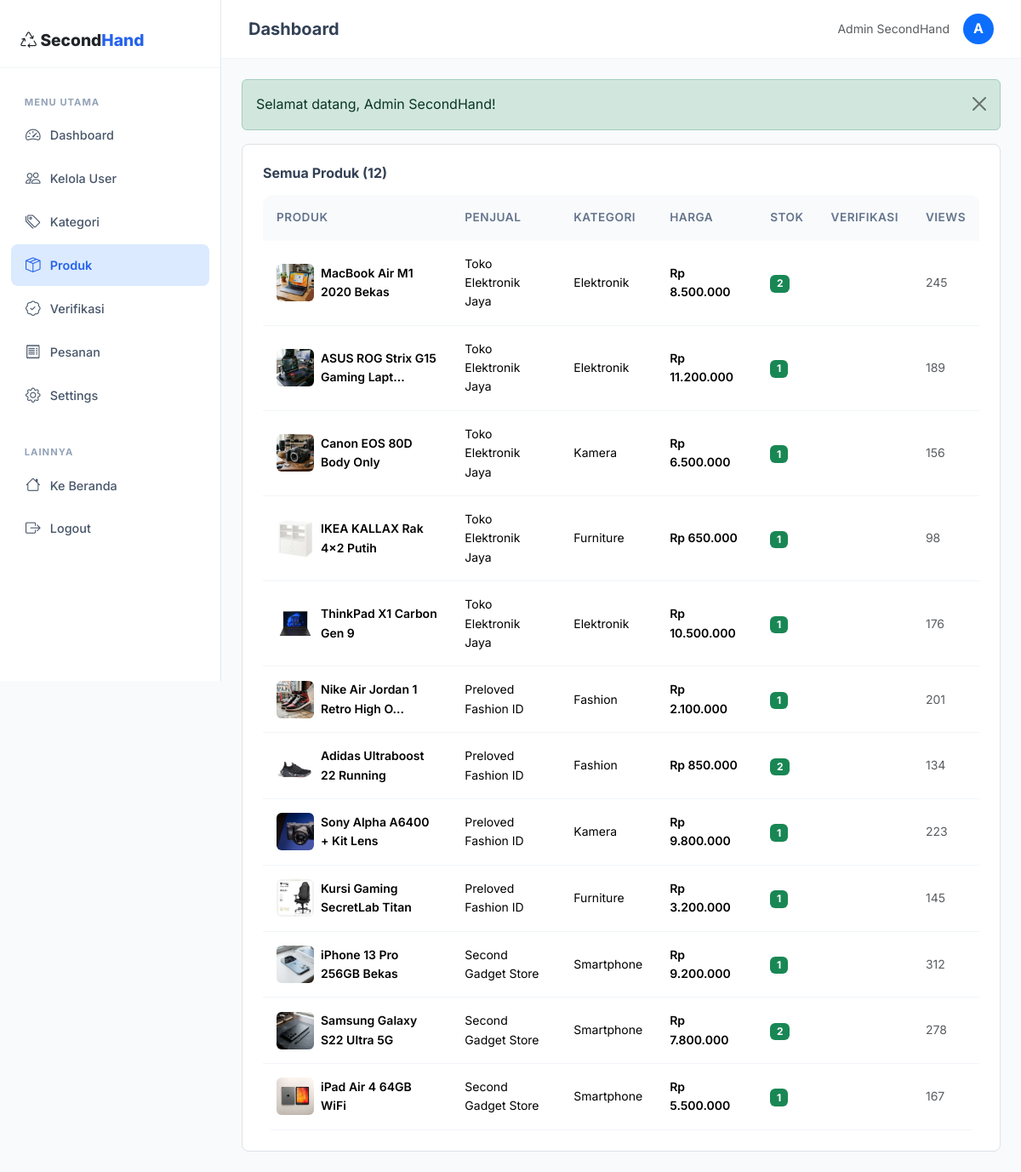
/index.php?page=admin_products (signed in), run on the app's committed database.
### tables this page shows
CREATE TABLE `products` (
  `id` INT(11) NOT NULL AUTO_INCREMENT,
  `seller_id` INT(11) NOT NULL,
  `category_id` INT(11) NOT NULL,
  `name` VARCHAR(200) NOT NULL,
  `slug` VARCHAR(220) NOT NULL UNIQUE,
  `description` TEXT NOT NULL,
  `price` DECIMAL(15,2) NOT NULL,
  `original_price` DECIMAL(15,2) DEFAULT NULL,
  `stock` INT(11) NOT NULL DEFAULT 1,
  `condition_status` ENUM('like_new','good','fair') NOT NULL DEFAULT 'good',
  `weight` INT(11) DEFAULT 1000 COMMENT 'dalam gram',
  `images` TEXT DEFAULT NULL COMMENT 'JSON array of image filenames',
  `verification_status` ENUM('pending','approved','rejected') NOT NULL DEFAULT 'pending',
  `verification_note` TEXT DEFAULT NULL,
  `is_active` TINYINT(1) NOT NULL DEFAULT 1,
  `view_count` INT(11) DEFAULT 0,
  `created_at` TIMESTAMP DEFAULT CURRENT_TIMESTAMP,
  `updated_at` TIMESTAMP DEFAULT CURRENT_TIMESTAMP ON UPDATE CURRENT_TIMESTAMP,
  PRIMARY KEY (`id`),
  KEY `fk_product_seller` (`seller_id`),
  KEY `fk_product_category` (`category_id`),
  CONSTRAINT `fk_product_seller` FOREIGN KEY (`seller_id`) REFERENCES `users`(`id`) ON DELETE CASCADE,
  CONSTRAINT `fk_product_category` FOREIGN KEY (`category_id`) REFERENCES `categories`(`id`) ON DELETE CASCADE
);

CREATE TABLE `users` (
  `id` INT(11) NOT NULL AUTO_INCREMENT,
  `name` VARCHAR(100) NOT NULL,
  `email` VARCHAR(100) NOT NULL UNIQUE,
  `password` VARCHAR(255) NOT NULL,
  `phone` VARCHAR(20) DEFAULT NULL,
  `address` TEXT DEFAULT NULL,
  `avatar` VARCHAR(255) DEFAULT 'default.png',
  `role` ENUM('buyer','seller','admin') NOT NULL DEFAULT 'buyer',
  `is_active` TINYINT(1) NOT NULL DEFAULT 1,
  `created_at` TIMESTAMP DEFAULT CURRENT_TIMESTAMP,
  `updated_at` TIMESTAMP DEFAULT CURRENT_TIMESTAMP ON UPDATE CURRENT_TIMESTAMP,
  PRIMARY KEY (`id`)
);

CREATE TABLE `categories` (
  `id` INT(11) NOT NULL AUTO_INCREMENT,
  `name` VARCHAR(100) NOT NULL,
  `slug` VARCHAR(100) NOT NULL UNIQUE,
  `icon` VARCHAR(50) DEFAULT 'bi-tag',
  `description` TEXT DEFAULT NULL,
  `is_active` TINYINT(1) NOT NULL DEFAULT 1,
  `created_at` TIMESTAMP DEFAULT CURRENT_TIMESTAMP,
  PRIMARY KEY (`id`)
);

### src/config/helpers.php (called while the page is built, shortened)
<?php
function e($string) {
    return htmlspecialchars($string ?? '', ENT_QUOTES, 'UTF-8');
}
function formatRupiah($amount) {
    return 'Rp ' . number_format($amount, 0, ',', '.');
}
function productImage($filename) {
    return BASE_URL . '/src/uploads/products/' . $filename;
}
function truncate($text, $length = 100) {
    if (strlen($text) <= $length) return $text;
    return substr($text, 0, $length) . '...';
}

### src/views/admin/products.php (the view, shortened to what this page needs)
<?php
$db = getDB();
$products = $db->query("SELECT p.*, u.name as seller_name, c.name as category_name FROM products p JOIN users u ON p.seller_id = u.id JOIN categories c ON p.category_id = c.id ORDER BY p.created_at DESC")->fetchAll();
?>
<div class="bg-white rounded-3 border p-4">
    <h6 class="fw-bold mb-3">Semua Produk (<?= count($products) ?>)</h6>
    <div class="table-responsive">
        <table class="table table-custom mb-0">
            <thead><tr><th>Produk</th><th>Penjual</th><th>Kategori</th><th>Harga</th><th>Stok</th><th>Verifikasi</th><th>Views</th></tr></thead>
            <tbody>
            <?php foreach ($products as $p):
                $imgs = json_decode($p['images'], true);
            ?>
            <tr>
                <td><div class="d-flex align-items-center gap-2">
                    <img src="<?= productImage(!empty($imgs)?$imgs[0]:'') ?>" class="rounded" style="width:44px;height:44px;object-fit:cover">
                    <div class="fw-semibold small"><?= e(truncate($p['name'], 30)) ?></div>
                </div></td>
                <td class="small"><?= e($p['seller_name']) ?></td>
                <td class="small"><?= e($p['category_name']) ?></td>
                <td class="small fw-semibold"><?= formatRupiah($p['price']) ?></td>
                <td><span class="badge bg-<?= $p['stock']>0?'success':'danger' ?>"><?= $p['stock'] ?></span></td>
                <td><?= verificationLabel($p['verification_status']) ?></td>
                <td class="small text-muted"><?= $p['view_count'] ?></td>
            </tr>
            <?php endforeach; ?>
            </tbody>
        </table>
    </div>
</div>

### src/assets/css/style.css (style rules this page uses)
:root { --primary: #2563eb; --primary-dark: #1d4ed8; --primary-light: #dbeafe; --secondary: #1e293b; --accent: #0ea5e9; --success: #10b981; --warning: #f59e0b; --danger: #ef4444; --dark: #0f172a; --gray-900: #1e293b; --gray-800: #334155; --gray-700: #475569; --gray-600: #64748b; --gray-500: #94a3b8; --gray-400: #cbd5e1; --gray-300: #e2e8f0; --gray-200: #f1f5f9; --gray-100: #f8fafc; --white: #ffffff; --shadow-sm: 0 1px 2px rgba(0, 0, 0, 0.05); --shadow: 0 1px 3px rgba(0, 0, 0, 0.1), 0 1px 2px rgba(0, 0, 0, 0.06); --shadow-md: 0 4px 6px -1px rgba(0, 0, 0, 0.1), 0 2px 4px -1px rgba(0, 0, 0, 0.06); --shadow-lg: 0 10px 15px -3px rgba(0, 0, 0, 0.1), 0 4px 6px -2px rgba(0, 0, 0, 0.05); --shadow-xl: 0 20px 25px -5px rgba(0, 0, 0, 0.1), 0 10px 10px -5px rgba(0, 0, 0, 0.04); --radius: 12px; --radius-sm: 8px; --radius-lg: 16px; --transition: all 0.3s cubic-bezier(0.4, 0, 0.2, 1); }
*, *::before, *::after { box-sizing: border-box; }
body { font-family: 'Inter', sans-serif; background-color: var(--gray-100); color: var(--gray-800); line-height: 1.6; -webkit-font-smoothing: antialiased; }
.table-custom { border-radius: var(--radius); overflow: hidden; }
.table-custom thead th { background: var(--gray-100); font-weight: 600; font-size: 0.85rem; text-transform: uppercase; letter-spacing: 0.5px; color: var(--gray-600); border: none; padding: 1rem; }
.table-custom tbody td { padding: 1rem; vertical-align: middle; border-color: var(--gray-200); }

### data on the page
products: shows a picture, name "MacBook Air M1 2020 Bekas", seller.name "Toko Elektronik Jaya", category.name "Elektronik", price "Rp 8.500.000", stock "2", view_count "245"
products: shows a picture, name "ASUS ROG Strix G15 Gaming Lapt...", seller.name "Toko Elektronik Jaya", category.name "Elektronik", price "Rp 11.200.000", stock "1", view_count "189"
products: shows a picture, name "Canon EOS 80D Body Only", seller.name "Toko Elektronik Jaya", category.name "Kamera", price "Rp 6.500.000", stock "1", view_count "156"
products: shows a picture, name "IKEA KALLAX Rak 4x2 Putih", seller.name "Toko Elektronik Jaya", category.name "Furniture", price "Rp 650.000", stock "1", view_count "98"
products: shows a picture, name "ThinkPad X1 Carbon Gen 9", seller.name "Toko Elektronik Jaya", category.name "Elektronik", price "Rp 10.500.000", stock "1", view_count "176"
products: shows a picture, name "Nike Air Jordan 1 Retro High O...", seller.name "Preloved Fashion ID", category.name "Fashion", price "Rp 2.100.000", stock "1", view_count "201"
products: shows a picture, name "Adidas Ultraboost 22 Running", seller.name "Preloved Fashion ID", category.name "Fashion", price "Rp 850.000", stock "2", view_count "134"
products: shows a picture, name "Sony Alpha A6400 + Kit Lens", seller.name "Preloved Fashion ID", category.name "Kamera", price "Rp 9.800.000", stock "1", view_count "223"
products: shows a picture, name "Kursi Gaming SecretLab Titan", seller.name "Preloved Fashion ID", category.name "Furniture", price "Rp 3.200.000", stock "1", view_count "145"
products: shows a picture, name "iPhone 13 Pro 256GB Bekas", seller.name "Second Gadget Store", category.name "Smartphone", price "Rp 9.200.000", stock "1", view_count "312"
products: shows a picture, name "Samsung Galaxy S22 Ultra 5G", seller.name "Second Gadget Store", category.name "Smartphone", price "Rp 7.800.000", stock "2", view_count "278"
products: shows a picture, name "iPad Air 4 64GB WiFi", seller.name "Second Gadget Store", category.name "Smartphone", price "Rp 5.500.000", stock "1", view_count "167"

### other printed values
$dashboardTitle "Dashboard"
$_SESSION['name'] "Admin SecondHand"
substr($_SESSION['name'] ?? 'U', 0, 1) "A"
$flash['message'] "Selamat datang, Admin SecondHand!"
count($products) "12"
